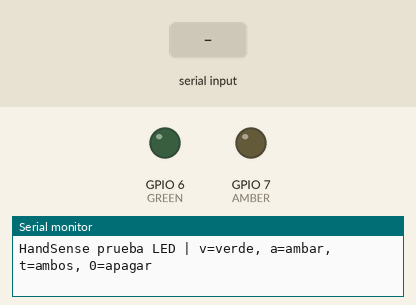
Bench run of a sketch on a simulated Seeed XIAO ESP32-C3. Shown: output pins drawn as LEDs (lit = HIGH), the last lines printed to the serial monitor. The inputs (shaded band) are chosen by the test bench.

Above: at 1.2 s.
1.3 s: "v" received over Serial
At 1.5 s:
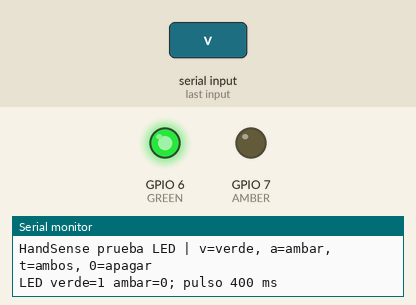
3.2 s: "a" received over Serial
At 3.4 s:
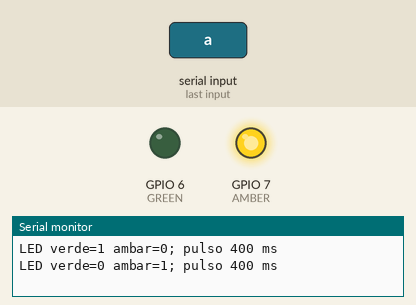
5.1 s: "t" received over Serial
At 5.3 s:
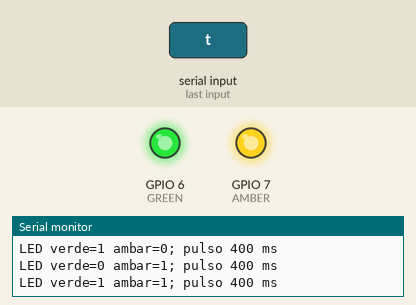
Timing chart, 0 to 8.1 s (numbered marks = the images above; inputs shaded):
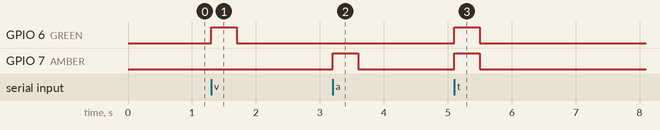

The sketch:

actuadores_banco.ino
```cpp
// HandSense: prueba independiente de los dos LEDs. Sin BLE/NVS/buzzer.
// XIAO ESP32-C3 D4/GPIO6 y D5/GPIO7, resistencia serie 330 ohm por LED.
#include <Arduino.h>
constexpr int GREEN = 6, AMBER = 7;
constexpr uint32_t PULSE_MS = 400;
uint32_t started = 0;
bool pulsing = false;
void allOff() {
  digitalWrite(GREEN, LOW); digitalWrite(AMBER, LOW); pulsing = false;
}
void pulse(bool green, bool amber) {
  allOff(); digitalWrite(GREEN, green ? HIGH : LOW);
  digitalWrite(AMBER, amber ? HIGH : LOW);
  started = millis(); pulsing = true;
  Serial.printf("LED verde=%d ambar=%d; pulso 400 ms\n",green,amber);
}
void setup() {
  pinMode(GREEN, OUTPUT); pinMode(AMBER, OUTPUT); allOff();
  Serial.begin(115200);
  Serial.println("HandSense prueba LED | v=verde, a=ambar, t=ambos, 0=apagar");
}
void loop() {
  if (pulsing && uint32_t(millis()-started) >= PULSE_MS) allOff();
  if (Serial.available()) {
    switch (Serial.read()) {
      case 'v': pulse(true,false); break;
      case 'a': pulse(false,true); break;
      case 't': pulse(true,true); break;
      case '0': allOff(); break;
      default: break;
    }
  }
}
```

Measured:
- after the input at 1.3 s, GPIO 6 (GREEN): LOW → HIGH at once, → LOW 0.40 s later
- after the input at 3.2 s, GPIO 7 (AMBER): LOW → HIGH at once, → LOW 0.40 s later
- after the input at 5.1 s, GPIO 6 (GREEN), GPIO 7 (AMBER): LOW → HIGH at once, → LOW 0.40 s later
